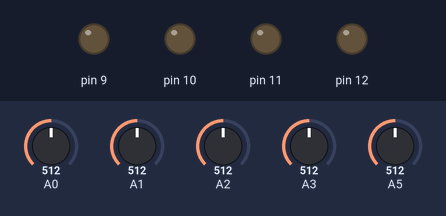
The sketch below on a simulated Arduino Uno, built with avr-gcc and run on an emulated ATmega328P. On the bench: output pins drawn as LEDs (lit = HIGH). The inputs (shaded band) are chosen by the test bench; at power-on: A1 = 512, A0 = 512, A2 = 512, A3 = 512, A5 = 512.

Above: at 1.2 s.
1.3 s: A1 set to 43
2.8 s: A1 set to 35
At 3.3 s:
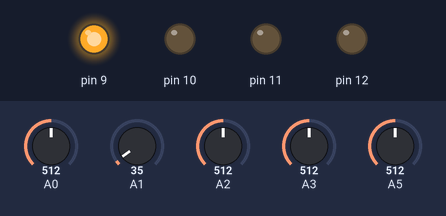
4.3 s: A0 set to 44
5.8 s: A0 set to 37
At 7.0 s:
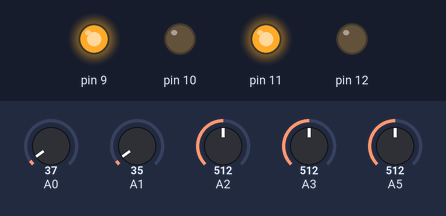
7.3 s: A0 set to 306
At 8.4 s:
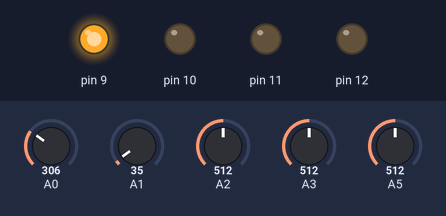
8.8 s: A0 set to 30
At 9.7 s:
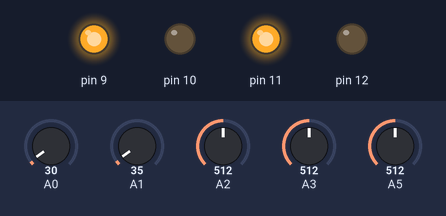
Timing chart, 0 to 11.3 s (numbered marks = the images above; inputs shaded):
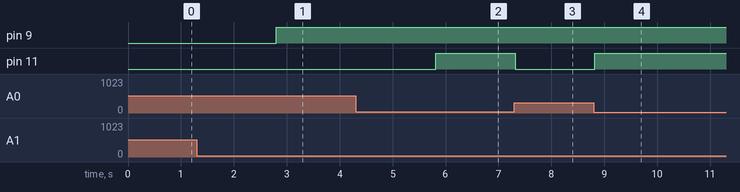

Measured:
- the behaviour switches between 40 and 39 on A1 (found by bisection; images 0 and 1)
- the behaviour switches between 40 and 39 on A0 (found by bisection; images 1 and 2)
- after the input at 1.3 s, every drawn part: stays the same
- after the input at 2.8 s, pin 9: LOW → HIGH at once
- after the input at 4.3 s, every drawn part: stays the same
- after the input at 5.8 s, pin 11: LOW → HIGH at once
- after the input at 7.3 s, pin 11: HIGH → LOW at once
- after the input at 8.8 s, pin 11: LOW → HIGH at once

The sketch:

sample1.ino
```cpp
void setup()
{
  pinMode(12,OUTPUT);
  pinMode(A0,INPUT);
  pinMode(A1,INPUT);
  pinMode(A2,INPUT);
  pinMode(A3,INPUT);
  pinMode(A4,INPUT);
  pinMode(9,OUTPUT);
  pinMode(10,OUTPUT);
  pinMode(11,OUTPUT);
  pinMode(12,OUTPUT);

}

void loop()
{
  int l2 = analogRead(0)>=40?1:0;
  int l1 = analogRead(1)>=40?1:0;
  int m = analogRead(2)>=40?1:0;
  int r1 = analogRead(3)>=40?1:0;
  int r2 = analogRead(5)>=40?1:0;


  /*****************************FORWARD********************************/

  if ((l1==1)&&(l2==1)&&(r1==1)&&(r2==1)&&(m==0))
  {
    digitalWrite(9,HIGH);
    digitalWrite(10,LOW);
    digitalWrite(11,LOW);
    digitalWrite(12,HIGH);
    }

  /*************************LEFT ACCELERATE****************************/

  if((l1==1)&&(l2==1)&&(r1==0)&&(r2==1))
    {
      digitalWrite(9,LOW);
      digitalWrite(10,LOW);
      digitalWrite(11,LOW);
      digitalWrite(12,HIGH);
      delay(150);

    }
  /*************************RIGHT ACCELERATE****************************/

    if((l2==1)&&(l1==0)&&(r1==1)&&(r2==1))
    {
      digitalWrite(9,HIGH);
      digitalWrite(10,LOW);
      digitalWrite(11,LOW);
      digitalWrite(12,LOW);
      delay(150);
    }

  /***************************DEAD END**********************************/
    /*
    if((l2==0)&&(r2==0)&&(m==1)&&(l1==0)&&(r1==0))
    {
      digitalWrite(9,LOW);
      digitalWrite(10,HIGH);
      digitalWrite(11,LOW);
      digitalWrite(12,HIGH);
    }


    /*************************LEFT CUM STRAIGHT****************************/

    if((l2==0)&&(l1==0)&&(r1==1)&&(r2==1))
    {
      digitalWrite(9,HIGH);
      digitalWrite(10,LOW);
      digitalWrite(11,HIGH);
      digitalWrite(12,LOW);
      delay(300);
    }


    /*************************RIGHT CUM STRAIGHT****************************/

    if((l2==1)&&(l1==1)&&(r1==0)&&(r2==0))
    {
      digitalWrite(9,LOW);
      digitalWrite(10,HIGH);
      digitalWrite(11,LOW);
      digitalWrite(12,HIGH);
      delay(300);
    }

    /*************************CROSS ROAD****************************/

    if((l2==0)&&(r2==0)&&(m==0)&&(l1==0)&&(r1==0))
    {
      digitalWrite(9,LOW);
      digitalWrite(10,LOW);
      digitalWrite(11,LOW);
      digitalWrite(12,LOW);
      }
}
```
